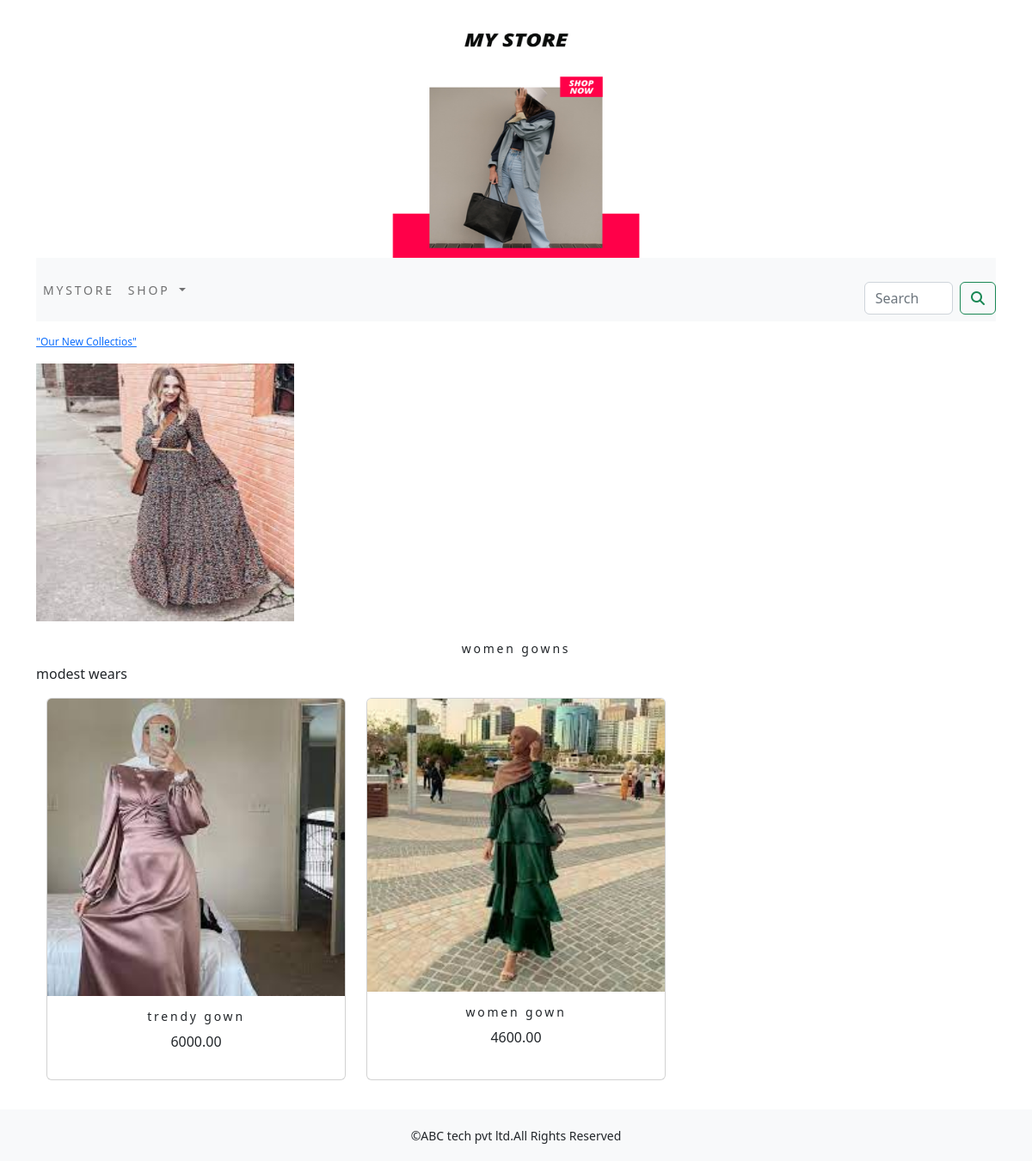
The app's page /shop/women-gowns/ with its own data.
### ecommerceapp/models.py (models this page shows, shortened)
class Category(models.Model):
    name=models.CharField(max_length=250,unique=True)
    slug=models.SlugField(max_length=50,unique=True)
    description=models.TextField(blank=True)
    image=models.ImageField(upload_to='category',blank=True)
    class Meta:
        ordering=('name',)
        verbose_name='category'
        verbose_name_plural='categories'
    def get_url(self):
        return reverse('ecommerceapp:products_by_category',args=[self.slug])

class Product(models.Model):
    name=models.CharField(max_length=250,unique=True)
    slug=models.SlugField(max_length=250,unique=True)
    description=models.TextField(blank=True)
    price=models.DecimalField(max_digits=10,decimal_places=2)
    category=models.ForeignKey(Category,on_delete=models.CASCADE)
    image=models.ImageField(upload_to='product',blank=True)
    stock=models.IntegerField()
    available=models.BooleanField(default=True)
    created=models.DateTimeField(auto_now_add=True)
    updated=models.DateTimeField(auto_now=True)
    def get_url(self):
        return reverse('ecommerceapp:prodCatdetail',args=[self.category.slug,self.slug])
    class Meta:
        ordering=('name',)
        verbose_name='product'
        verbose_name_plural='products'

### ecommerceapp/views.py (the view)
# urls.py: path('',views.allProdCat, name='allProdCat'),
def allProdCat(request,c_slug=None):
    c_page=None
    products_list=None
    if c_slug!=None:
        c_page=get_object_or_404(Category,slug=c_slug)
        products_list=Product.objects.all().filter(category=c_page,available=True)
    else:
        products_list=Product.objects.all().filter(available=True)
    paginator=Paginator(products_list,6)
    try:
        page=int(request.GET.get('page','1'))
    except:
        page=1
    try:
        products=paginator.page(page)
    except (EmptyPage,InvalidPage):
        products=paginator.page(paginator.num_pages)
    return render(request,"category.html",{'category':c_page,'products':products})

### cart_app/context_processors.py (called while the page is built)
def counter(request):
    item_count=0
    if 'admin' in request.path:
        return {}
    else:
        try:
            cart=Cart.objects.filter(cart_id=_cart_id(request))
            cart_items=CartItem.objects.all().filter(cart=cart[:1])
            for cart_item in cart_items:
                item_count += cart_item.quantity
        except Cart.DoesNotExist:
            item_count =0
    return dict(item_count=item_count)

### cart_app/views.py (called while the page is built)
def _cart_id(request):
    cart=request.session.session_key
    if not cart:
        cart=request.session.create()
    return cart

### ecommerceapp/context_processors.py (called while the page is built)
def menu_links(request):
    links=Category.objects.all()
    return dict(links=links)

### templates/category.html (shortened to what this page needs)
{% extends 'base.html' %}
{% load static %}
{% block content %}
     {% if category %}
        <div class="row my_row_class">
            <div class="mx_auto">
            <div>
                <p><a href="{% url 'ecommerceapp:allProdCat' %}">"Our New Collectios"</a></p>
            </div>
                </div>
        </div>
     {% endif %}
<div class="mx_auto">
     {% if category %}
         <img class="my_image" src="{{category.image.url}}" style="width:300px;height:300px;" alt="{{category.name}}">
</div>
    <br>
<div>
         <h1 class="text-center my_title">{{category.name}}</h1>
         <p class="text-justify">{{category.description}}</p>
</div>
      {% endif %}
<div class="container">
    <div class="row mx_auto">
        {% for product in products.object_list %}
        <div class="my_bottom_margin col-9 col-sm-12  col-md-4 xol-lg-4 ">
            <div class="card text-center" style="min-width:18rem; width:100%; height:100%;">
                <a href="{{product.get_url}}"><img class="card-img-top my_image" src="{{product.image.url}}" alt="{{product.name}}"></a>
                <div class="card-body"  >
                    <h4>{{product.name}}</h4>
                    <p>{{product.price}}</p>
                </div>
            </div>
        </div>
        {% endfor %}
    </div>
    <br>
</div>
{% endblock %}

### static/css/custom.css (style rules this page uses)
body { font-family: 'Roboto', sans-serif; }
.my_row_class { padding-top:15px; }
.my_row_class .mx_auto { color:#000; font-size:12px; }
.my_image { width:100%; height:auto; }
.my_title { font-size:14px; text_transform:uppercase; letter-spacing : .2em; }
.my_bottom_margin { margin-bottom:10px; }
.card-body h4 { font-size:14px; text_transform:uppercase; letter-spacing :.2em; }

### records on screen
Category: image (picture), name "women gowns", description "modest wears"
Product: image (picture), name "trendy gown", price "6000.00"
Product: image (picture), name "women gown", price "4600.00"
